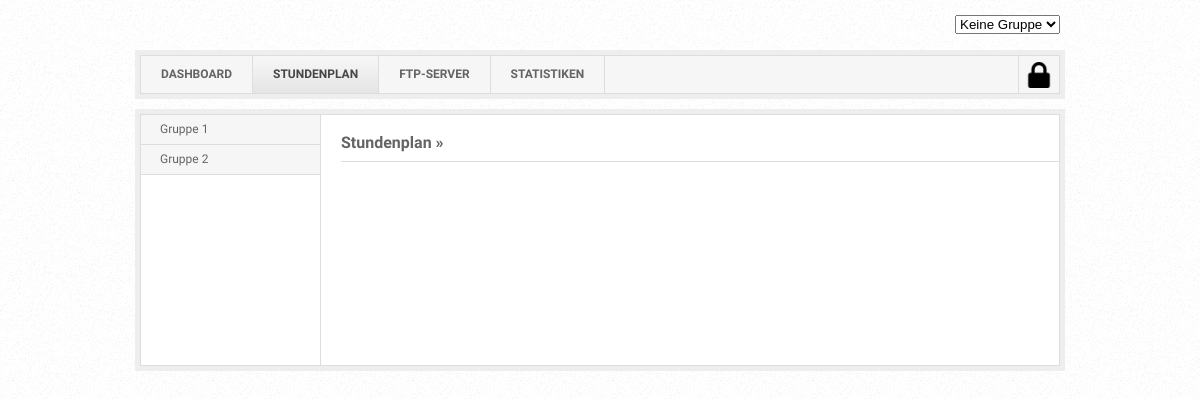
The app's page /design/header.inc.php?c=timetable with its own data.
### tables this page shows
CREATE TABLE IF NOT EXISTS `category` (
  `id` int(11) NOT NULL AUTO_INCREMENT,
  `name` varchar(30) NOT NULL,
  `url` varchar(30) NOT NULL,
  `user_lvl` int(11) NOT NULL DEFAULT '0',
  `external` int(11) NOT NULL DEFAULT '0',
  PRIMARY KEY (`id`)
);

CREATE TABLE IF NOT EXISTS `pages` (
  `id` int(11) NOT NULL AUTO_INCREMENT,
  `name` varchar(30) NOT NULL,
  `url` varchar(30) NOT NULL,
  `cat` int(2) NOT NULL,
  `user_lvl` int(11) NOT NULL DEFAULT '0',
  PRIMARY KEY (`id`)
);

### design/header.inc.php (the view, shortened to what this page needs)
<?php
	$c = mysql_real_escape_string($_GET['c']);
	$s = mysql_real_escape_string($_GET['s']);
	$sql = "SELECT * FROM category WHERE url='$c'";
	$result = mysql_query($sql);
	$c = mysql_fetch_assoc($result);
	$sql = "SELECT * FROM pages WHERE url='$s'";
	$result = mysql_query($sql);
	$s = mysql_fetch_assoc($result);
?>
<!DOCTYPE html>
<html lang="de">
<head>
	<link href="<?php echo $CONFIG["website"]["path"]; ?>style/css/design/transdmin.css" rel="stylesheet" type="text/css" media="screen" />
	<link href="<?php echo $CONFIG["website"]["path"]; ?>style/css/tipsy/tipsy.css" rel="stylesheet" type="text/css" media="screen" />
  <link href="<?php echo $CONFIG["website"]["path"]; ?>style/css/amcharts/style.css" rel="stylesheet" type="text/css">
	<link href="<?php echo $CONFIG["website"]["path"]; ?>style/css/datatables/jquery.dataTables.css" rel="stylesheet" type="text/css">
	<link href="<?php echo $CONFIG["website"]["path"]; ?>style/css/ui-lightness/jquery-ui-1.10.4.custom.min.css" rel="stylesheet" type="text/css">
</head>
<body>
	<div id="wrapper">
		<div id="topbar">
			<span style="float: right; margin: 15px 5px 10px 0;">
				<form action="<?php echo $CONFIG["website"]["path"].$c["url"]."/".$s["url"]; ?>" name='groupChange' id='groupChangeForm' method="post">
					<select id="groupChangeSelect" name="defaultGroup">
						<?php
							$selected = array("none" => "", "g1" => "", "g2" => "");
							if (isset($_COOKIE["group"]) && $_COOKIE["group"] == 1) {
								$selected["g1"] = "selected";
							} elseif (isset($_COOKIE["group"]) && $_COOKIE["group"] == 2) {
								$selected["g2"] = "selected";
							} else {
								echo "<option value='none' ".$selected["none"].">Keine Gruppe</option>";
							}
						?>
					</select>
				</form>
			</span>
		</div>
		<ul id="mainNav">
			<?php
			$sql = "SELECT * FROM category WHERE user_lvl<='$user[user_lvl]'";
			$result = mysql_query($sql);
			while($row = mysql_fetch_assoc($result)) {
				if($c['url'] == $row['url']) {
					$active = "class='active'";
				} else {
					$active = "";
				}
				if ($row["external"] == 1) {
					echo "<li><a href='".$row["url"]."' target='_blank'>".strtoupper($row["name"])."</a></li>";
				} else {
					echo "<li><a href='".$CONFIG["website"]["path"].$row["url"]."' $active>".strtoupper($row["name"])."</a></li>";
				}
			}
			if (isset($_SESSION["login"]) && $_SESSION["login"] === true) {
				echo "<li class='logout'><a href='".$CONFIG["website"]["path"]."logout'></a></li>";
			} else {
				echo "<li class='login'><a href='".$CONFIG["website"]["path"]."login'></a></li>";
			}
			?>
		</ul>
		<div id="containerHolder">
			<div id="container">
				<div id="sidebar">
					<ul class="sideNav">
						<?php
						$sql = "SELECT * FROM pages WHERE cat='$c[id]' AND user_lvl<='$user[user_lvl]'";
						$result = mysql_query($sql);
						while($row = mysql_fetch_assoc($result)) {
							if($s['url'] == $row['url']) {
								$active = "class='active'";
							} else {
								$active = "";
							}
							echo "<li><a href='".$CONFIG["website"]["path"].$c["url"]."/$row[url]' $active>$row[name]</a></li>";
						}
						?>
					</ul>
				</div>
				<?php
				if ($_GET["c"] == "impressum") {
					echo "<h2> &raquo; <a href='".$CONFIG["website"]["path"]."impressum' class='active'>Impressum</a></h2>";
				} else {
					echo "<h2><a href='".$CONFIG["website"]["path"].$c["url"]."'>".$c["name"]."</a> &raquo; <a href='".$CONFIG["website"]["path"].$c["url"]."/".$s["url"]."' class='active'>".$s["name"]."</a></h2>";
				}
				?>
				<div id="main">

### style/css/design/layout.css (style rules this page uses)
body { background: white url(../../img/back.png); font-family: 'Droid Sans', Arial, Helvetica, sans-serif; font-size: 12px; color: #646464; text-align: center; overflow-y: scroll; }
#wrapper { text-align: left; width: 930px; margin: 0 auto; }
#topbar { height: 50px; }
#mainNav { width: 918px; height: 37px; padding: 6px; margin: 0 0 10px 0; background: url(../../img/top-menu-bg.gif) no-repeat left top; }
#mainNav li { float: left; height: 37px; border-right: 1px solid #ddd; }
#mainNav li a { display: block; float: left; height: 37px; font-weight: bold; line-height: 37px; text-decoration: none; color: #646464; padding: 0 20px; }
#mainNav li.login { float: right; border-left: 1px solid #ddd; border-right: none; background-image: url(../../img/locked.png); background-repeat: no-repeat; background-position: center; }
#mainNav li a.active, #mainNav li a.active { background: #f0f0f0 url(../../img/top-menu-item-bg.gif) repeat-x left top; color: #454545; }
#containerHolder { background: #eee; padding: 5px; }
#container { background: #fff url(../../img/content.gif) repeat-y left top; border: 1px solid #ddd; width: 918px; min-height: 250px; }
#sidebar { width: 179px; float: left; }
#sidebar .sideNav { width: 179px; }
#sidebar .sideNav li { border-bottom: 1px solid #ddd; width: 179px; }
#sidebar .sideNav li a { display: block; color: #646464; background: #f6f6f6; text-decoration: none; height: 29px; line-height: 29px; padding: 0 19px; width: 141px; }
h2 { width: 718px; float: right; color: #646464; font-size: 16px; line-height: 16px; font-weight: bold; margin: 20px 0 0 0; padding: 0 0 10px 0; border-bottom: 1px solid #ddd; }
h2 a { color: #646464; text-decoration: none; }
#main { width: 700px; float: right; padding: 10px 19px 0 0; font-size: 14px; padding-bottom: 15px; }

### records on screen
category: name "DASHBOARD"
category: external 0 (drawn), name "STUNDENPLAN", name "Stundenplan"
category: name "FTP-SERVER"
category: name "STATISTIKEN"
pages: name "Gruppe 1"
pages: name "Gruppe 2"
